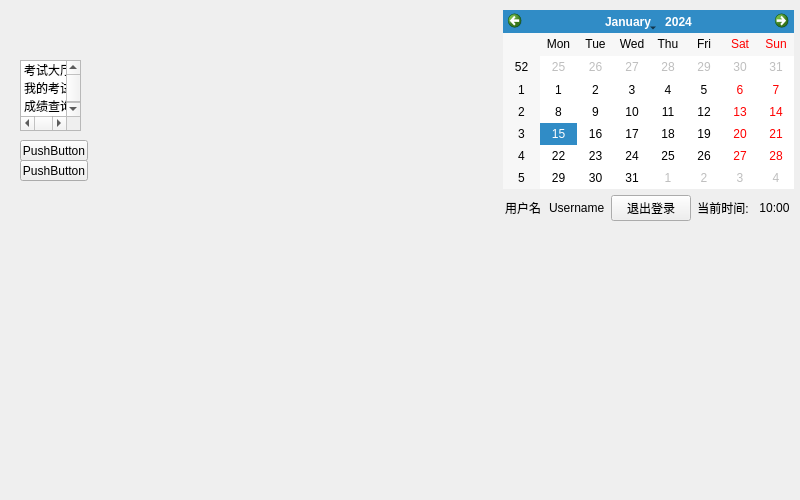
<?xml version="1.0" encoding="UTF-8"?>
<ui version="4.0">
 <class>MainMenuWidget</class>
 <widget class="QWidget" name="MainMenuWidget">
  <property name="geometry">
   <rect>
    <x>0</x>
    <y>0</y>
    <width>800</width>
    <height>500</height>
   </rect>
  </property>
  <property name="windowTitle">
   <string>Form</string>
  </property>
  <widget class="QPushButton" name="pushButton_2">
   <property name="geometry">
    <rect>
     <x>20</x>
     <y>160</y>
     <width>68</width>
     <height>21</height>
    </rect>
   </property>
   <property name="text">
    <string>PushButton</string>
   </property>
  </widget>
  <widget class="QPushButton" name="pushButton">
   <property name="geometry">
    <rect>
     <x>20</x>
     <y>140</y>
     <width>68</width>
     <height>21</height>
    </rect>
   </property>
   <property name="text">
    <string>PushButton</string>
   </property>
  </widget>
  <widget class="QListWidget" name="listWidget">
   <property name="geometry">
    <rect>
     <x>20</x>
     <y>60</y>
     <width>61</width>
     <height>71</height>
    </rect>
   </property>
   <item>
    <property name="text">
     <string>考试大厅</string>
    </property>
   </item>
   <item>
    <property name="text">
     <string>我的考试</string>
    </property>
   </item>
   <item>
    <property name="text">
     <string>成绩查询</string>
    </property>
   </item>
   <item>
    <property name="text">
     <string>个人中心</string>
    </property>
   </item>
  </widget>
  <widget class="QWidget" name="">
   <property name="geometry">
    <rect>
     <x>503</x>
     <y>10</y>
     <width>291</width>
     <height>211</height>
    </rect>
   </property>
   <layout class="QVBoxLayout" name="verticalLayout">
    <item>
     <widget class="QCalendarWidget" name="calendarWidget"/>
    </item>
    <item>
     <layout class="QHBoxLayout" name="horizontalLayout">
      <item>
       <widget class="QLabel" name="label">
        <property name="text">
         <string>用户名</string>
        </property>
        <property name="alignment">
         <set>Qt::AlignmentFlag::AlignCenter</set>
        </property>
       </widget>
      </item>
      <item>
       <widget class="QLabel" name="Username">
        <property name="text">
         <string>Username</string>
        </property>
       </widget>
      </item>
      <item>
       <widget class="QPushButton" name="logoutBtn">
        <property name="text">
         <string>退出登录</string>
        </property>
       </widget>
      </item>
      <item>
       <widget class="QLabel" name="label_2">
        <property name="text">
         <string>当前时间:</string>
        </property>
        <property name="alignment">
         <set>Qt::AlignmentFlag::AlignCenter</set>
        </property>
       </widget>
      </item>
      <item>
       <widget class="QLabel" name="label_3">
        <property name="text">
         <string>10:00</string>
        </property>
        <property name="alignment">
         <set>Qt::AlignmentFlag::AlignCenter</set>
        </property>
       </widget>
      </item>
     </layout>
    </item>
   </layout>
  </widget>
 </widget>
 <resources/>
 <connections/>
</ui>
